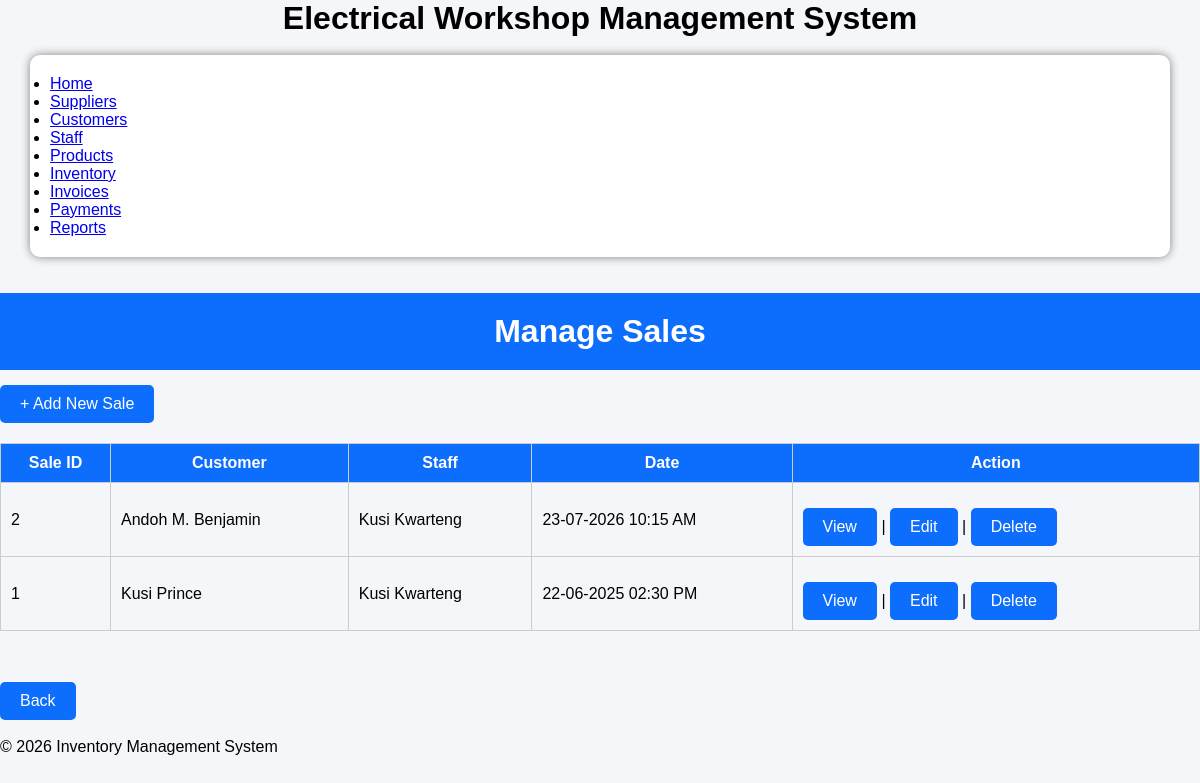
/sales/index.php, run on the app's committed database.
### tables this page shows
CREATE TABLE sale (
  `Sale_ID` int NOT NULL AUTO_INCREMENT,
  `Customer_ID` int NOT NULL,
  `Staff_ID` int NOT NULL,
  `Sale_Date` datetime NOT NULL,
  PRIMARY KEY (`Sale_ID`),
  KEY `Customer_ID` (`Customer_ID`),
  KEY `Staff_ID` (`Staff_ID`),
  CONSTRAINT `sale_ibfk_1` FOREIGN KEY (`Customer_ID`) REFERENCES `customer` (`Customer_ID`),
  CONSTRAINT `sale_ibfk_2` FOREIGN KEY (`Staff_ID`) REFERENCES `staff` (`Staff_ID`)
);

CREATE TABLE customer (
  `Customer_ID` int NOT NULL AUTO_INCREMENT,
  `Customer_Name` varchar(100) NOT NULL,
  `Phone` varchar(20) DEFAULT NULL,
  `Address` varchar(255) DEFAULT NULL,
  PRIMARY KEY (`Customer_ID`),
  UNIQUE KEY `Phone` (`Phone`)
);

CREATE TABLE staff (
  `Staff_ID` int NOT NULL AUTO_INCREMENT,
  `Staff_Name` varchar(100) NOT NULL,
  `Phone` varchar(20) DEFAULT NULL,
  `Position` varchar(50) DEFAULT NULL,
  PRIMARY KEY (`Staff_ID`),
  UNIQUE KEY `Phone` (`Phone`)
);

### config/functions.php (called while the page is built, shortened)
<?php
function getName($conn, $table, $id_field, $name_field, $id){
    $sql = "SELECT $name_field FROM $table WHERE $id_field = $id LIMIT 1";
    $res = mysqli_query($conn, $sql);
    if($res && mysqli_num_rows($res) > 0){
        $row = mysqli_fetch_assoc($res);
        return $row[$name_field];
    }
    return 'N/A';
}
function formatDate($date){
    return date("d-m-Y h:i A", strtotime($date));
}
?>

### sales/index.php (the view, shortened to what this page needs)
<?php
include '../config/database.php';
include '../config/functions.php';
include '../includes/header.php';
$sql = "SELECT * FROM Sale ORDER BY Sale_ID DESC";
$result = mysqli_query($conn, $sql);
?>
<!DOCTYPE html>
<html lang="en">
<head>
    <link rel="stylesheet" href="../css/style.css">
</head>
<body>
     <br><br>
    <h1 class="header">Manage Sales</h1>
<a href="add_sale.php" class="btn">+ Add New Sale</a>
<table border="1" cellpadding="8">
    <tr><th>Sale ID</th><th>Customer</th><th>Staff</th><th>Date</th><th>Action</th></tr>
    <?php while($row = mysqli_fetch_assoc($result)) { ?>
    <tr>
        <td><?php echo $row['Sale_ID']; ?></td>
        <td><?php echo getName($conn, 'customer', 'Customer_ID', 'Customer_Name', $row['Customer_ID']); ?></td>
        <td><?php echo getName($conn, 'staff', 'Staff_ID', 'Staff_Name', $row['Staff_ID']); ?></td>
        <td><?php echo formatDate($row['Sale_Date']); ?></td>
        <td>
            <a href="view_sale.php?sale_id=<?php echo $row['Sale_ID']; ?>" class="btn">View</a> |
            <a href="edit_sale.php?sale_id=<?php echo $row['Sale_ID']; ?>" class="btn">Edit</a> |
            <a href="delete_sale.php?id=<?php echo $row['Sale_ID']; ?>" onclick="return confirm('Delete?')" class="btn">Delete</a>
        </td>
    </tr>
    <?php } ?>
</table>
<br><br>
<a href="../index.php" class="btn">Back</a><br><br>
<?php include '../includes/footer.php'; ?>
</body>
</html>

### css/style.css (style rules this page uses)
Body { Font-family: Arial; Background:#f4f4f4; }
Button,.btn { Background:#003366; Color:white; Padding:10px 20px; Border:none; Text-decoration:none; Display:inline-block; Margin-top:15px; Cursor:pointer; }
Table { Width:100%; Border-collapse:collapse; Margin-top:20px; }
Table,th,td { Border:1px solid #ccc; }
Th { Background:#003366; Color:white; Padding:10px; }
Td { Padding:10px; }
* { margin:0; padding:0; box-sizing:border-box; font-family:Arial, Helvetica, sans-serif; }
body { background:#f4f6f9; }
.header { background:#0d6efd; color:white; padding:20px; text-align:center; }
.btn { display:inline-block; background:#0d6efd; color:white; padding:10px 20px; text-decoration:none; border-radius:5px; }
table { width:100%; border-collapse:collapse; margin-top:20px; }
table th { background:#0d6efd; color:white; padding:10px; }
table td { padding:10px; border:1px solid #ccc; }

### data on the page
sale: Sale_ID "2", Customer_ID.Customer_Name "Andoh M. Benjamin", Staff_ID.Staff_Name "Kusi Kwarteng", Sale_Date "23-07-2026 10:15 AM"
sale: Sale_ID "1", Customer_ID.Customer_Name "Kusi Prince", Staff_ID.Staff_Name "Kusi Kwarteng", Sale_Date "22-06-2025 02:30 PM"
